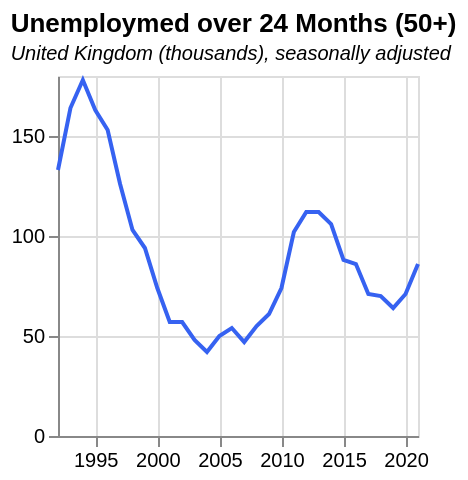

Describe this chart as a Vega-Lite specification.
### Vega-Lite specification from a JSON file in a GitHub repository (floating-point values rounded to 4 significant figures)
{"$schema": "https://vega.github.io/schema/vega-lite/v5.json", "data": {"values": [{"date": "1992", "label": "1992", "month": "", "quarter": "", "sourceDataset": "LMS", "updateDate": "2015-10-13T23:00:00.000Z", "value": "133", "year": "1992"}, {"date": "1993", "label": "1993", "month": "", "quarter": "", "sourceDataset": "LMS", "updateDate": "2015-10-13T23:00:00.000Z", "value": "164", "year": "1993"}, {"date": "1994", "label": "1994", "month": "", "quarter": "", "sourceDataset": "LMS", "updateDate": "2015-10-13T23:00:00.000Z", "value": "178", "year": "1994"}, {"date": "1995", "label": "1995", "month": "", "quarter": "", "sourceDataset": "LMS", "updateDate": "2015-10-13T23:00:00.000Z", "value": "163", "year": "1995"}, {"date": "1996", "label": "1996", "month": "", "quarter": "", "sourceDataset": "LMS", "updateDate": "2015-10-13T23:00:00.000Z", "value": "153", "year": "1996"}, {"date": "1997", "label": "1997", "month": "", "quarter": "", "sourceDataset": "LMS", "updateDate": "2015-10-13T23:00:00.000Z", "value": "126", "year": "1997"}, {"date": "1998", "label": "1998", "month": "", "quarter": "", "sourceDataset": "LMS", "updateDate": "2015-10-13T23:00:00.000Z", "value": "103", "year": "1998"}, {"date": "1999", "label": "1999", "month": "", "quarter": "", "sourceDataset": "LMS", "updateDate": "2015-10-13T23:00:00.000Z", "value": "94", "year": "1999"}, {"date": "2000", "label": "2000", "month": "", "quarter": "", "sourceDataset": "LMS", "updateDate": "2015-10-13T23:00:00.000Z", "value": "74", "year": "2000"}, {"date": "2001", "label": "2001", "month": "", "quarter": "", "sourceDataset": "LMS", "updateDate": "2015-10-13T23:00:00.000Z", "value": "57", "year": "2001"}, {"date": "2002", "label": "2002", "month": "", "quarter": "", "sourceDataset": "LMS", "updateDate": "2015-10-13T23:00:00.000Z", "value": "57", "year": "2002"}, {"date": "2003", "label": "2003", "month": "", "quarter": "", "sourceDataset": "LMS", "updateDate": "2015-10-13T23:00:00.000Z", "value": "48", "year": "2003"}, {"date": "2004", "label": "2004", "month": "", "quarter": "", "sourceDataset": "LMS", "updateDate": "2015-10-13T23:00:00.000Z", "value": "42", "year": "2004"}, {"date": "2005", "label": "2005", "month": "", "quarter": "", "sourceDataset": "LMS", "updateDate": "2015-10-13T23:00:00.000Z", "value": "50", "year": "2005"}, {"date": "2006", "label": "2006", "month": "", "quarter": "", "sourceDataset": "LMS", "updateDate": "2015-10-13T23:00:00.000Z", "value": "54", "year": "2006"}, {"date": "2007", "label": "2007", "month": "", "quarter": "", "sourceDataset": "LMS", "updateDate": "2015-10-13T23:00:00.000Z", "value": "47", "year": "2007"}, {"date": "2008", "label": "2008", "month": "", "quarter": "", "sourceDataset": "LMS", "updateDate": "2015-10-13T23:00:00.000Z", "value": "55", "year": "2008"}, {"date": "2009", "label": "2009", "month": "", "quarter": "", "sourceDataset": "LMS", "updateDate": "2015-10-13T23:00:00.000Z", "value": "61", "year": "2009"}, {"date": "2010", "label": "2010", "month": "", "quarter": "", "sourceDataset": "LMS", "updateDate": "2015-10-13T23:00:00.000Z", "value": "74", "year": "2010"}, {"date": "2011", "label": "2011", "month": "", "quarter": "", "sourceDataset": "LMS", "updateDate": "2015-10-13T23:00:00.000Z", "value": "102", "year": "2011"}, {"date": "2012", "label": "2012", "month": "", "quarter": "", "sourceDataset": "LMS", "updateDate": "2015-10-13T23:00:00.000Z", "value": "112", "year": "2012"}, {"date": "2013", "label": "2013", "month": "", "quarter": "", "sourceDataset": "LMS", "updateDate": "2015-10-13T23:00:00.000Z", "value": "112", "year": "2013"}, {"date": "2014", "label": "2014", "month": "", "quarter": "", "sourceDataset": "LMS", "updateDate": "2015-10-13T23:00:00.000Z", "value": "106", "year": "2014"}, {"date": "2015", "label": "2015", "month": "", "quarter": "", "sourceDataset": "LMS", "updateDate": "2017-05-16T23:00:00.000Z", "value": "88", "year": "2015"}, {"date": "2016", "label": "2016", "month": "", "quarter": "", "sourceDataset": "LMS", "updateDate": "2017-02-15T00:00:00.000Z", "value": "86", "year": "2016"}, {"date": "2017", "label": "2017", "month": "", "quarter": "", "sourceDataset": "LMS", "updateDate": "2018-02-21T00:00:00.000Z", "value": "71", "year": "2017"}, {"date": "2018", "label": "2018", "month": "", "quarter": "", "sourceDataset": "LMS", "updateDate": "2019-02-19T00:00:00.000Z", "value": "70", "year": "2018"}, {"date": "2019", "label": "2019", "month": "", "quarter": "", "sourceDataset": "LMS", "updateDate": "2020-02-18T00:00:00.000Z", "value": "64", "year": "2019"}, {"date": "2020", "label": "2020", "month": "", "quarter": "", "sourceDataset": "LMS", "updateDate": "2022-08-15T23:00:00.000Z", "value": "71", "year": "2020"}, {"date": "2021", "label": "2021", "month": "", "quarter": "", "sourceDataset": "LMS", "updateDate": "2022-08-15T23:00:00.000Z", "value": "86", "year": "2021"}], "format": {"parse": {"date": "date"}}}, "title": {"text": "Unemploymed over 24 Months (50+)", "subtitle": "United Kingdom (thousands), seasonally adjusted", "subtitleFontStyle": "italic", "subtitleFontSize": 10, "anchor": "start", "color": "black"}, "width": 180, "height": 180, "mark": {"type": "line", "color": "#3662f1", "strokeWidth": 2, "opacity": 1}, "encoding": {"x": {"field": "date", "type": "temporal", "title": null}, "y": {"field": "value", "type": "quantitative", "title": null}}}
